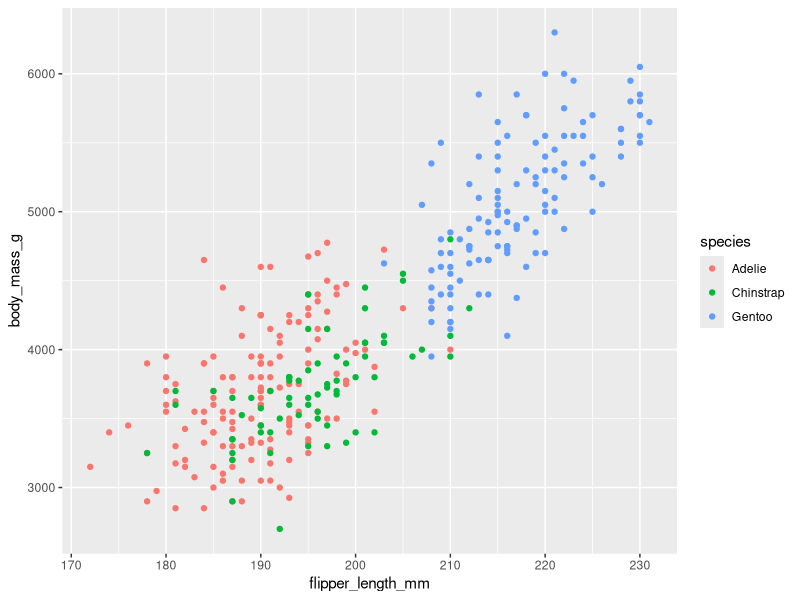
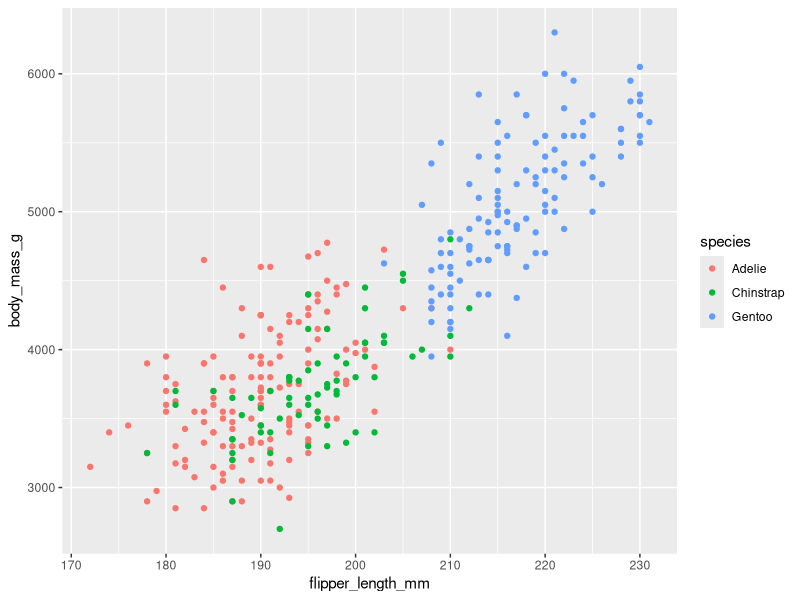

Generate these figures, in order, with R:
library(ggplot2)
library(palmerpenguins)

ggplot(data=penguins) +
  geom_point(mapping=aes(x=flipper_length_mm, y=body_mass_g, color=species))

ggsave("three-penguin-species.png")
